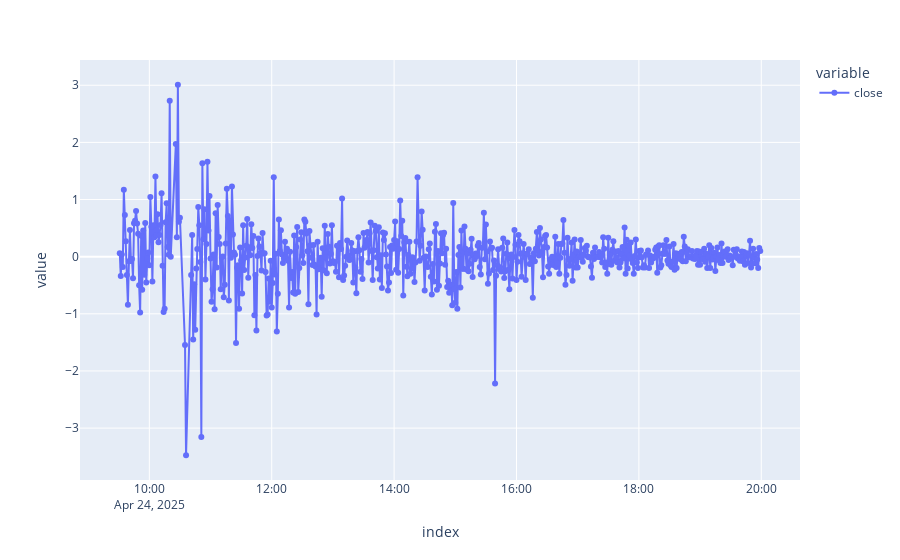
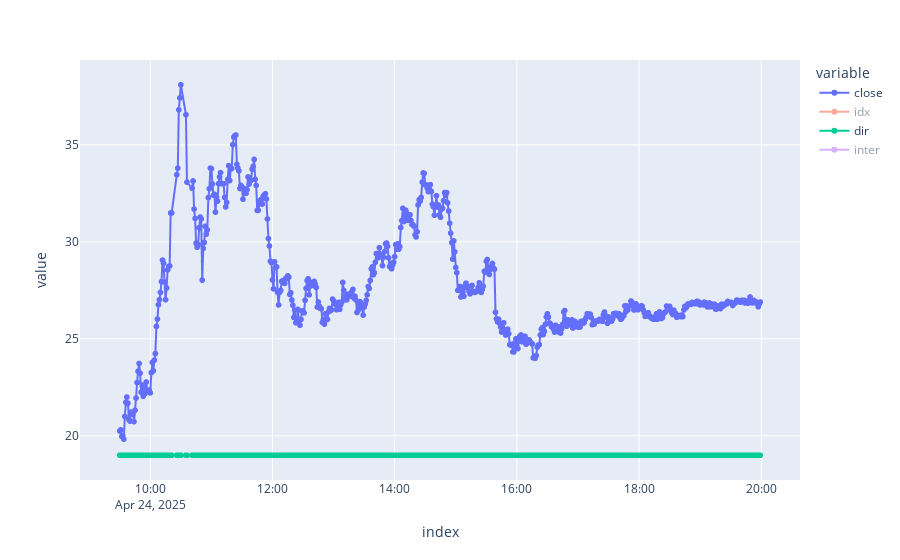

Notebook source saved alongside these figures, in order:
### Code cell
import plotly.express as px

fig = px.scatter(c)
fig.update_traces(mode="lines+markers")
fig.show()

fig = px.scatter(df)
fig.update_traces(mode="lines+markers")
fig.show()

### Figure 1 — Plotly figure (JSON) as saved in the notebook; plotly's stock layout.template omitted (floating-point values rounded to 4 significant figures; data arrays with more than 128 entries replaced by an {"elided": "..."} marker saying what was removed)
{"data": [{"hovertemplate": "variable=close<br>index=%{x}<br>value=%{y}<extra></extra>", "legendgroup": "close", "marker": {"color": "#636efa", "symbol": "circle"}, "mode": "lines+markers", "name": "close", "orientation": "v", "showlegend": true, "type": "scatter", "x": {"elided": "617 str values"}, "xaxis": "x", "y": {"elided": "617 float values"}, "yaxis": "y"}], "layout": {"autosize": true, "legend": {"title": {"text": "variable"}, "tracegroupgap": 0}, "margin": {"t": 60}, "xaxis": {"anchor": "y", "autorange": true, "domain": [0, 1], "range": ["2025-04-24 08:52:54.6882", "2025-04-24 20:37:05.3118"], "title": {"text": "index"}, "type": "date"}, "yaxis": {"anchor": "x", "autorange": true, "domain": [0, 1], "range": [-3.977, 3.511], "title": {"text": "value"}, "type": "linear"}}}

### Figure 2 — Plotly figure (JSON) as saved in the notebook; plotly's stock layout.template omitted (floating-point values rounded to 4 significant figures; data arrays with more than 128 entries replaced by an {"elided": "..."} marker saying what was removed)
{"data": [{"hovertemplate": "variable=close<br>index=%{x}<br>value=%{y}<extra></extra>", "legendgroup": "close", "marker": {"color": "#636efa", "symbol": "circle"}, "mode": "lines+markers", "name": "close", "showlegend": true, "type": "scattergl", "visible": true, "x": {"elided": "618 str values"}, "xaxis": "x", "y": {"elided": "618 float values"}, "yaxis": "y"}, {"hovertemplate": "variable=idx<br>index=%{x}<br>value=%{y}<extra></extra>", "legendgroup": "idx", "marker": {"color": "#EF553B", "symbol": "circle"}, "mode": "lines+markers", "name": "idx", "showlegend": true, "type": "scattergl", "visible": "legendonly", "x": {"elided": "618 str values"}, "xaxis": "x", "y": {"elided": "618 int values"}, "yaxis": "y"}, {"hovertemplate": "variable=dir<br>index=%{x}<br>value=%{y}<extra></extra>", "legendgroup": "dir", "marker": {"color": "#00cc96", "symbol": "circle"}, "mode": "lines+markers", "name": "dir", "showlegend": true, "type": "scattergl", "visible": true, "x": {"elided": "618 str values"}, "xaxis": "x", "y": {"elided": "618 int values"}, "yaxis": "y"}, {"hovertemplate": "variable=inter<br>index=%{x}<br>value=%{y}<extra></extra>", "legendgroup": "inter", "marker": {"color": "#ab63fa", "symbol": "circle"}, "mode": "lines+markers", "name": "inter", "showlegend": true, "type": "scattergl", "visible": "legendonly", "x": {"elided": "618 str values"}, "xaxis": "x", "y": {"elided": "618 int values"}, "yaxis": "y"}], "layout": {"autosize": true, "legend": {"title": {"text": "variable"}, "tracegroupgap": 0}, "margin": {"t": 60}, "xaxis": {"anchor": "y", "autorange": true, "domain": [0, 1], "range": ["2025-04-24 08:51:51.0492", "2025-04-24 20:37:08.9508"], "title": {"text": "index"}, "type": "date"}, "yaxis": {"anchor": "x", "autorange": true, "domain": [0, 1], "range": [17.52, 39.58], "title": {"text": "value"}, "type": "linear"}}}
